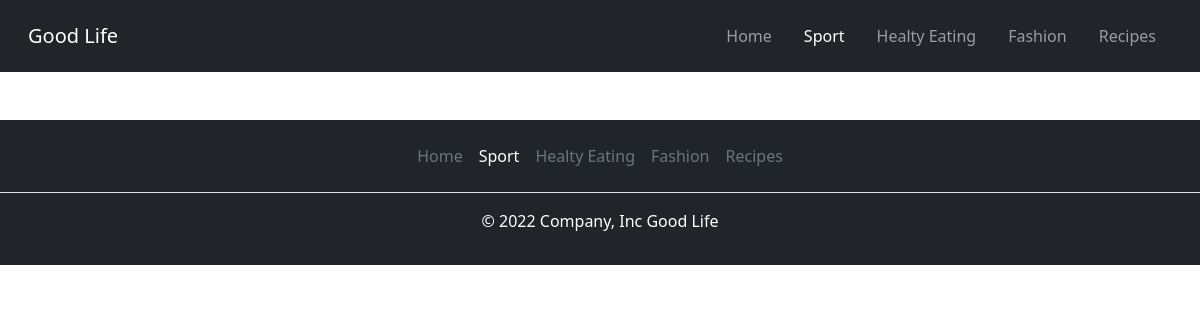
The app's page /categories/sport/, older data.
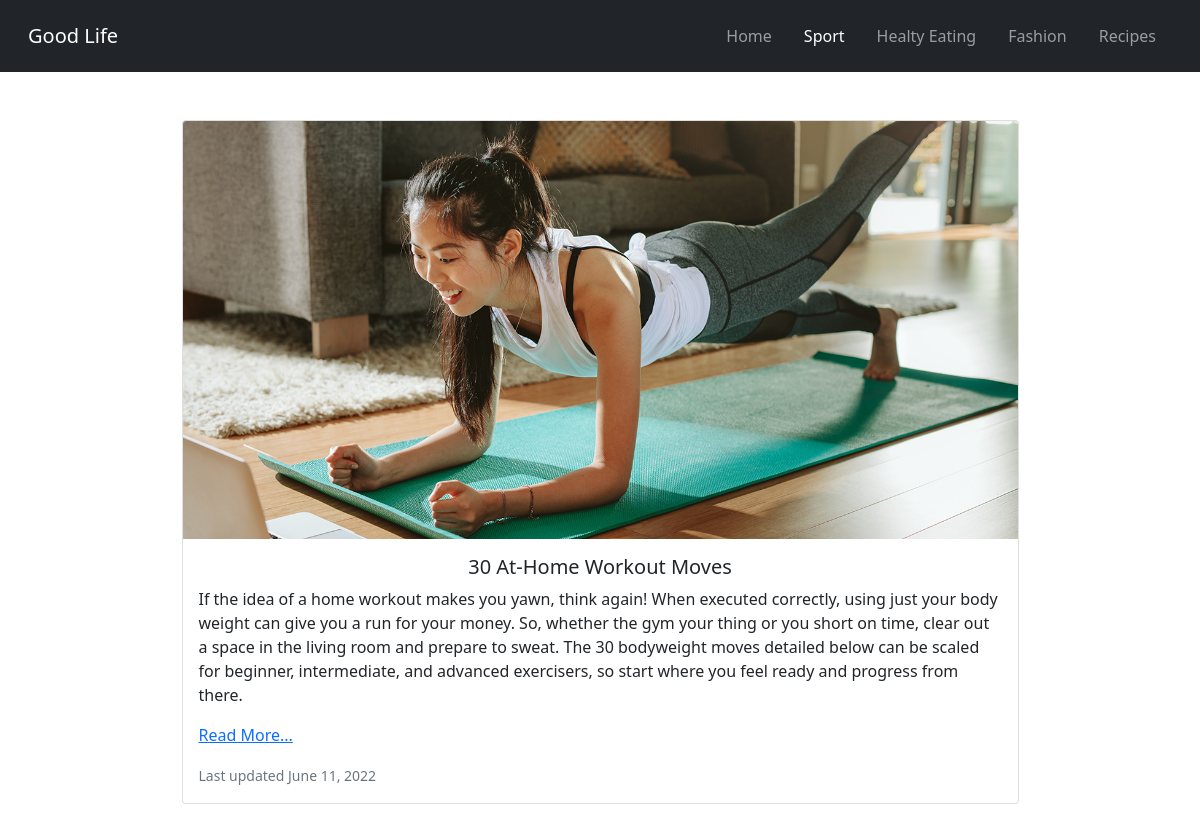
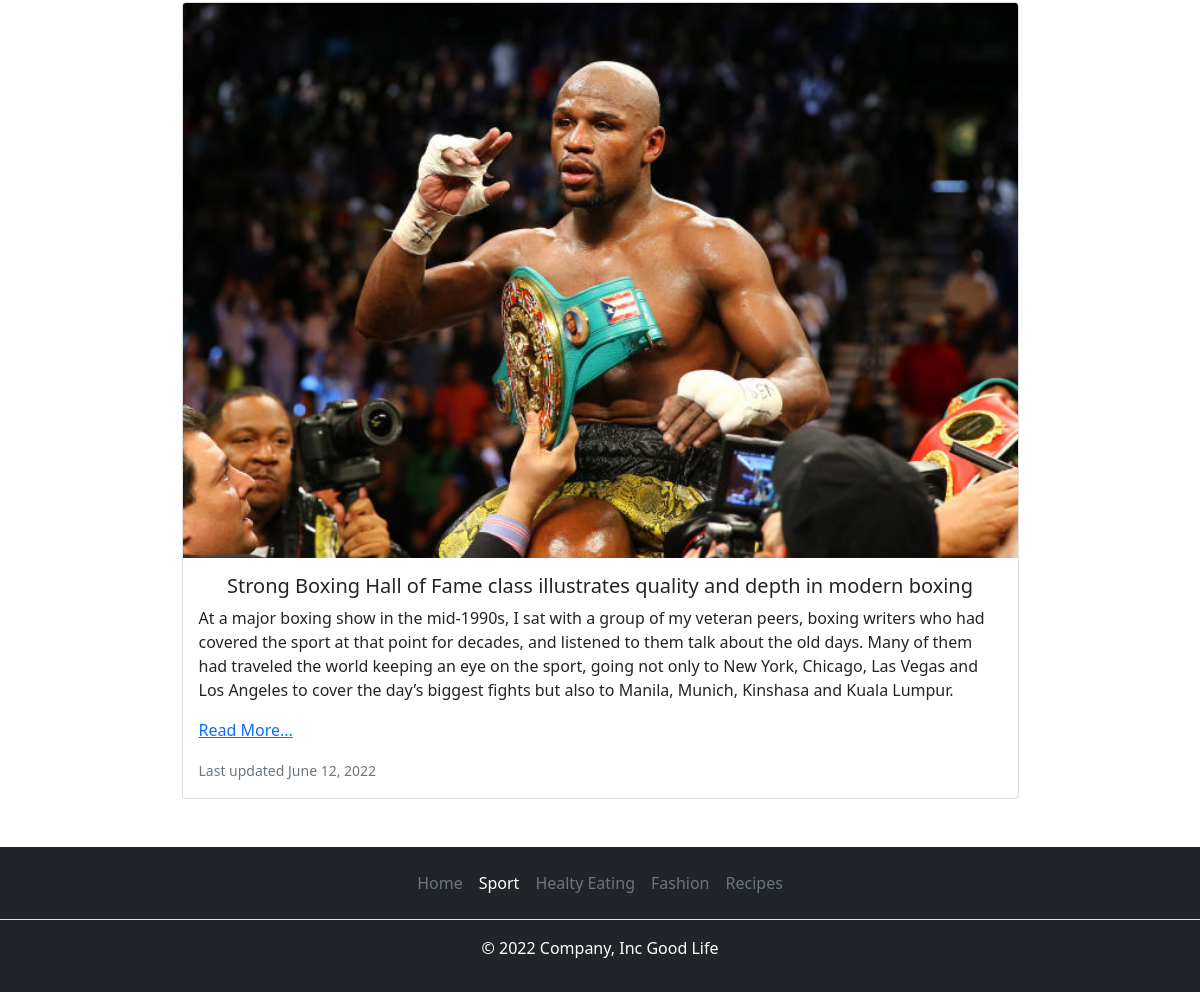
The same page, newer data (2 pictures, top to bottom).
### post/models.py (models this page shows, shortened)
class Post(models.Model):
    title = models.CharField(max_length=100)
    image = models.FileField(upload_to='posts', null=True, blank=True)
    description = RichTextField()
    summary = models.TextField(null=True, blank=True)
    date_created = models.DateField(auto_now_add=True)
    category = models.ForeignKey(Category,null=True, blank=True, on_delete=models.CASCADE)

### post/views.py (the view)
# urls.py: path('categories/sport/', views.sport, name='sport'),
def sport(request):
    posts = Post.objects.filter(category__categoryName = "Sport")
    context = {'navbar':'Sport','posts':posts}
    return render(request, 'post/sport.html', context)

### post/templates/post/sport.html (shortened to what this page needs)
{% extends "base.html" %}
{% load static %}
{% block content %}
{% for post in posts %}
  <div class="card mb-3 w-75 mx-auto ">
      <img src="{{post.image.url}}" class="card-img-top" alt="Wild Landscape"/>
      <div class="card-body h-100">
        <h5 class="card-title text-center">{{post.title}}</h5>
        <p class="card-text">{{post.summary}}</p>
        <p class="card-text">
          <a href="{% url 'blog_details' post.id %}">Read More...</a>
        </p>
        <p class="card-text">
          <small class="text-muted">Last updated {{post.date_created}}</small>
        </p>
      </div>
    </div>
{% endfor %}
{% endblock %}

### templates/base.html (shortened to what this page needs)
{% load static %}<!DOCTYPE html>
<html lang="en">
<head>
    <link rel="stylesheet" href="{% static 'css/bootstrap.min.css' %}">
    <link rel="stylesheet" href="{% static 'css/style.css' %}">
</head>
<body>
    {% include 'partials/_navbar.html' %}
    <div class="container my-5">
    {% block content %}
    {% endblock %}
    </div>
    {% include 'partials/_footer.html' %}
</body>
</html>

### templates/partials/_navbar.html (shortened to what this page needs)
<nav class="navbar navbar-expand-lg navbar-dark bg-dark p-3">
    <div class="container-fluid">
        <a class="navbar-brand" href="{% url 'home' %}">Good Life</a>
        <div class=" collapse navbar-collapse" id="navbarNavDropdown">
            <ul class="navbar-nav ms-auto ">
                <li class="nav-item">
                    <a class="nav-link mx-2 {% if navbar == 'Home' %} active{% endif %}" aria-current="page" href="{% url 'home' %}">Home</a>
                </li>
                <li class="nav-item">
                    <a class="nav-link mx-2 {% if navbar == 'Sport' %} active{% endif %}" href="{% url 'sport' %}">Sport</a>
                </li>
                <li class="nav-item">
                    <a class="nav-link mx-2 {% if navbar == 'Healthy eating' %} active{% endif %}" href="{% url 'healtyEating' %}">Healty Eating</a>
                </li>
                <li class="nav-item">
                    <a class="nav-link mx-2 {% if navbar == 'Fashion' %} active{% endif %}" href="{% url 'fashion' %}">Fashion</a>
                </li>
                <li class="nav-item">
                    <a class="nav-link mx-2 {% if navbar == 'Recipes' %} active{% endif %}" href="{% url 'recipes' %}">Recipes</a>
                </li>
            </ul>
        </div>
    </div>
</nav>

### templates/partials/_footer.html
<footer class="py-3 bg-dark">
    <ul class="nav justify-content-center border-bottom pb-3 mb-3">
      <li class="nav-item"><a href="{% url 'home' %}" class="nav-link px-2 {% if navbar == 'Home' %} text-white {% else %} text-muted {% endif %}">Home</a></li>
      <li class="nav-item"><a href="{% url 'sport' %}" class="nav-link px-2 {% if navbar == 'Sport' %} text-white {% else %} text-muted {% endif %}">Sport</a></li>
      <li class="nav-item"><a href="{% url 'healtyEating' %}" class="nav-link px-2 {% if navbar == 'Healthy eating' %} text-white {% else %} text-muted {% endif %}">Healty Eating</a></li>
      <li class="nav-item"><a href="{% url 'fashion' %}" class="nav-link px-2 {% if navbar == 'Fashion' %} text-white {% else %} text-muted {% endif %}">Fashion</a></li>
      <li class="nav-item"><a href="{% url 'recipes' %}" class="nav-link px-2 {% if navbar == 'Recipes' %} text-white {% else %} text-muted {% endif %}">Recipes</a></li>
    </ul>
    <p class="text-center text-white">&copy; 2022 Company, Inc Good Life</p>
</footer>

Row changes from the older to the newer data that the page shows:
now on this page (row edited): Post: image (picture), title "30 At-Home Workout Moves", summary "If the idea of a home workout makes you yawn, think again! When executed correctly, using just your body weight can give you a run for your money. So, whether the gym your thing or you short on time, clear out a space in the living room and prepare to sweat. The 30 bodyweight moves detailed below can be scaled for beginner, intermediate, and advanced exercisers, so start where you feel ready and progress from there.", date_created "June 11, 2022"
now on this page (row edited): Post: image (picture), title "Strong Boxing Hall of Fame class illustrates quality and depth in modern boxing", summary "At a major boxing show in the mid-1990s, I sat with a group of my veteran peers, boxing writers who had covered the sport at that point for decades, and listened to them talk about the old days. Many of them had traveled the world keeping an eye on the sport, going not only to New York, Chicago, Las Vegas and Los Angeles to cover the day’s biggest fights but also to Manila, Munich, Kinshasa and Kuala Lumpur.", date_created "June 12, 2022"
